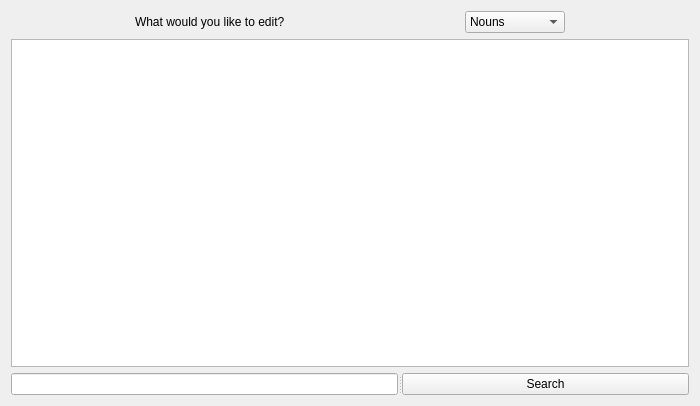
<?xml version="1.0" encoding="UTF-8"?>
<ui version="4.0">
 <class>DictDialog</class>
 <widget class="QWidget" name="DictDialog">
  <property name="geometry">
   <rect>
    <x>0</x>
    <y>0</y>
    <width>700</width>
    <height>406</height>
   </rect>
  </property>
  <property name="windowTitle">
   <string>Edit Dictionary</string>
  </property>
  <layout class="QVBoxLayout" name="verticalLayout">
   <item>
    <layout class="QHBoxLayout" name="horizontalLayout">
     <item>
      <widget class="QLabel" name="label">
       <property name="sizePolicy">
        <sizepolicy hsizetype="Fixed" vsizetype="Preferred">
         <horstretch>0</horstretch>
         <verstretch>0</verstretch>
        </sizepolicy>
       </property>
       <property name="maximumSize">
        <size>
         <width>200</width>
         <height>16777215</height>
        </size>
       </property>
       <property name="text">
        <string>What would you like to edit?</string>
       </property>
      </widget>
     </item>
     <item>
      <widget class="QComboBox" name="tableSelection">
       <property name="sizePolicy">
        <sizepolicy hsizetype="Fixed" vsizetype="Fixed">
         <horstretch>0</horstretch>
         <verstretch>0</verstretch>
        </sizepolicy>
       </property>
       <property name="maximumSize">
        <size>
         <width>100</width>
         <height>16777215</height>
        </size>
       </property>
       <item>
        <property name="text">
         <string>Nouns</string>
        </property>
       </item>
       <item>
        <property name="text">
         <string>Verbs</string>
        </property>
       </item>
       <item>
        <property name="text">
         <string>Adjectives</string>
        </property>
       </item>
      </widget>
     </item>
    </layout>
   </item>
   <item>
    <widget class="QTableView" name="tableView"/>
   </item>
   <item>
    <widget class="QSplitter" name="splitter">
     <property name="orientation">
      <enum>Qt::Horizontal</enum>
     </property>
     <widget class="QLineEdit" name="searchPattern"/>
     <widget class="QPushButton" name="searchButton">
      <property name="sizePolicy">
       <sizepolicy hsizetype="Fixed" vsizetype="Fixed">
        <horstretch>0</horstretch>
        <verstretch>0</verstretch>
       </sizepolicy>
      </property>
      <property name="text">
       <string>Search</string>
      </property>
     </widget>
    </widget>
   </item>
  </layout>
 </widget>
 <resources/>
 <connections>
  <connection>
   <sender>searchPattern</sender>
   <signal>returnPressed()</signal>
   <receiver>searchButton</receiver>
   <slot>click()</slot>
   <hints>
    <hint type="sourcelabel">
     <x>495</x>
     <y>272</y>
    </hint>
    <hint type="destinationlabel">
     <x>551</x>
     <y>264</y>
    </hint>
   </hints>
  </connection>
 </connections>
</ui>
